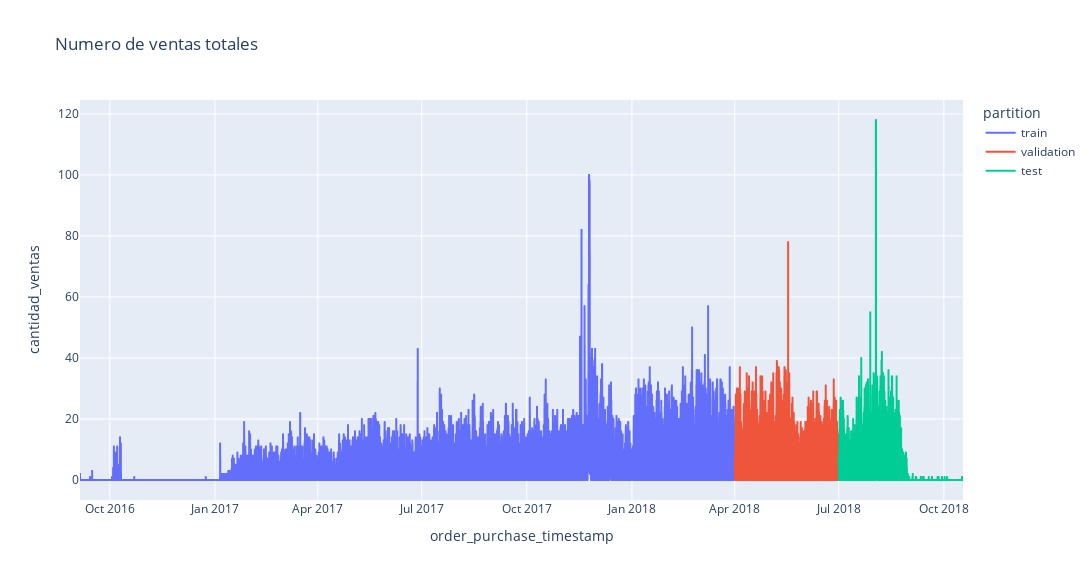

Here is the notebook cell this chart was saved with:
### Code cell
# Gráfica interactivo de la serie temporal
# ============================================================================
datos.loc[:fin_train, 'partition'] = 'train'
datos.loc[fin_train:fin_validacion, 'partition'] = 'validation'
datos.loc[fin_validacion:, 'partition'] = 'test'

fig = px.line(
    data_frame  = datos.reset_index(),
    x           = 'order_purchase_timestamp',
    y           = 'cantidad_ventas',
    color       = 'partition',
    title       = 'Numero de ventas totales',
    width       = 1200,
    height      = 580
)
fig.show()
datos=datos.drop(columns='partition')

### Figure 1 — Plotly figure (JSON) as saved in the notebook; plotly's stock layout.template omitted (floating-point values rounded to 4 significant figures; data arrays with more than 128 entries replaced by an {"elided": "..."} marker saying what was removed)
{"data": [{"hovertemplate": "partition=train<br>order_purchase_timestamp=%{x}<br>cantidad_ventas=%{y}<extra></extra>", "legendgroup": "train", "line": {"color": "#636efa", "dash": "solid"}, "marker": {"symbol": "circle"}, "mode": "lines", "name": "train", "showlegend": true, "type": "scattergl", "x": {"elided": "13753 str values"}, "xaxis": "x", "y": {"elided": "13753 int values"}, "yaxis": "y"}, {"hovertemplate": "partition=validation<br>order_purchase_timestamp=%{x}<br>cantidad_ventas=%{y}<extra></extra>", "legendgroup": "validation", "line": {"color": "#EF553B", "dash": "solid"}, "marker": {"symbol": "circle"}, "mode": "lines", "name": "validation", "showlegend": true, "type": "scattergl", "x": {"elided": "2184 str values"}, "xaxis": "x", "y": {"elided": "2184 int values"}, "yaxis": "y"}, {"hovertemplate": "partition=test<br>order_purchase_timestamp=%{x}<br>cantidad_ventas=%{y}<extra></extra>", "legendgroup": "test", "line": {"color": "#00cc96", "dash": "solid"}, "marker": {"symbol": "circle"}, "mode": "lines", "name": "test", "showlegend": true, "type": "scattergl", "x": {"elided": "2612 str values"}, "xaxis": "x", "y": {"elided": "2612 int values"}, "yaxis": "y"}], "layout": {"height": 580, "legend": {"title": {"text": "partition"}, "tracegroupgap": 0}, "title": {"text": "Numero de ventas totales"}, "width": 1200, "xaxis": {"anchor": "y", "domain": [0, 1], "title": {"text": "order_purchase_timestamp"}}, "yaxis": {"anchor": "x", "domain": [0, 1], "title": {"text": "cantidad_ventas"}}}}
